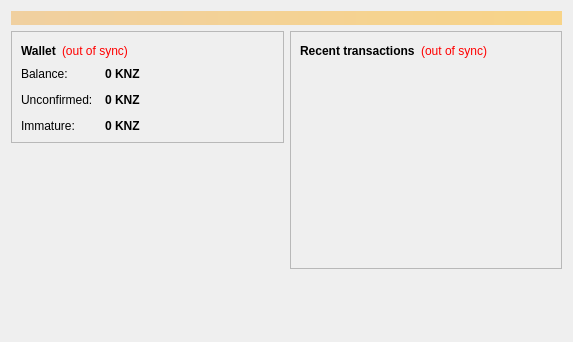
<?xml version="1.0" encoding="UTF-8"?>
<ui version="4.0">
 <class>OverviewPage</class>
 <widget class="QWidget" name="OverviewPage">
  <property name="geometry">
   <rect>
    <x>0</x>
    <y>0</y>
    <width>573</width>
    <height>342</height>
   </rect>
  </property>
  <property name="windowTitle">
   <string>Form</string>
  </property>
  <layout class="QVBoxLayout" name="topLayout">
   <item>
    <widget class="QLabel" name="labelAlerts">
     <property name="visible">
      <bool>false</bool>
     </property>
     <property name="styleSheet">
      <string notr="true">background-color: qlineargradient(x1: 0, y1: 0, x2: 1, y2: 0, stop:0 #F0D0A0, stop:1 #F8D488); color:#000000;</string>
     </property>
     <property name="wordWrap">
      <bool>true</bool>
     </property>
     <property name="margin">
      <number>3</number>
     </property>
    </widget>
   </item>
   <item>
    <layout class="QHBoxLayout" name="horizontalLayout" stretch="1,1">
     <item>
      <layout class="QVBoxLayout" name="verticalLayout_2">
       <item>
        <widget class="QFrame" name="frame">
         <property name="frameShape">
          <enum>QFrame::StyledPanel</enum>
         </property>
         <property name="frameShadow">
          <enum>QFrame::Raised</enum>
         </property>
         <layout class="QVBoxLayout" name="verticalLayout_4">
          <item>
           <layout class="QHBoxLayout" name="horizontalLayout_4">
            <item>
             <widget class="QLabel" name="label_5">
              <property name="font">
               <font>
                <weight>75</weight>
                <bold>true</bold>
               </font>
              </property>
              <property name="text">
               <string>Wallet</string>
              </property>
             </widget>
            </item>
            <item>
             <widget class="QLabel" name="labelWalletStatus">
              <property name="toolTip">
               <string>The displayed information may be out of date. Your wallet automatically synchronizes with the kenzcoin network after a connection is established, but this process has not completed yet.</string>
              </property>
              <property name="styleSheet">
               <string notr="true">QLabel { color: red; }</string>
              </property>
              <property name="text">
               <string notr="true">(out of sync)</string>
              </property>
              <property name="alignment">
               <set>Qt::AlignLeading|Qt::AlignLeft|Qt::AlignVCenter</set>
              </property>
             </widget>
            </item>
            <item>
             <spacer name="horizontalSpacer_2">
              <property name="orientation">
               <enum>Qt::Horizontal</enum>
              </property>
              <property name="sizeHint" stdset="0">
               <size>
                <width>40</width>
                <height>20</height>
               </size>
              </property>
             </spacer>
            </item>
           </layout>
          </item>
          <item>
           <layout class="QFormLayout" name="formLayout_2">
            <property name="fieldGrowthPolicy">
             <enum>QFormLayout::AllNonFixedFieldsGrow</enum>
            </property>
            <property name="horizontalSpacing">
             <number>12</number>
            </property>
            <property name="verticalSpacing">
             <number>12</number>
            </property>
            <item row="0" column="0">
             <widget class="QLabel" name="label">
              <property name="text">
               <string>Balance:</string>
              </property>
             </widget>
            </item>
            <item row="0" column="1">
             <widget class="QLabel" name="labelBalance">
              <property name="font">
               <font>
                <weight>75</weight>
                <bold>true</bold>
               </font>
              </property>
              <property name="cursor">
               <cursorShape>IBeamCursor</cursorShape>
              </property>
              <property name="toolTip">
               <string>Your current balance</string>
              </property>
              <property name="text">
               <string notr="true">0 KNZ</string>
              </property>
              <property name="textInteractionFlags">
               <set>Qt::LinksAccessibleByMouse|Qt::TextSelectableByKeyboard|Qt::TextSelectableByMouse</set>
              </property>
             </widget>
            </item>
            <item row="1" column="0">
             <widget class="QLabel" name="label_3">
              <property name="text">
               <string>Unconfirmed:</string>
              </property>
             </widget>
            </item>
            <item row="1" column="1">
             <widget class="QLabel" name="labelUnconfirmed">
              <property name="font">
               <font>
                <weight>75</weight>
                <bold>true</bold>
               </font>
              </property>
              <property name="cursor">
               <cursorShape>IBeamCursor</cursorShape>
              </property>
              <property name="toolTip">
               <string>Total of transactions that have yet to be confirmed, and do not yet count toward the current balance</string>
              </property>
              <property name="text">
               <string notr="true">0 KNZ</string>
              </property>
              <property name="textInteractionFlags">
               <set>Qt::LinksAccessibleByMouse|Qt::TextSelectableByKeyboard|Qt::TextSelectableByMouse</set>
              </property>
             </widget>
            </item>
            <item row="2" column="0">
             <widget class="QLabel" name="labelImmatureText">
              <property name="text">
               <string>Immature:</string>
              </property>
             </widget>
            </item>
            <item row="2" column="1">
             <widget class="QLabel" name="labelImmature">
              <property name="font">
               <font>
                <weight>75</weight>
                <bold>true</bold>
               </font>
              </property>
              <property name="toolTip">
               <string>Mined balance that has not yet matured</string>
              </property>
              <property name="text">
               <string notr="true">0 KNZ</string>
              </property>
              <property name="textInteractionFlags">
               <set>Qt::LinksAccessibleByMouse|Qt::TextSelectableByKeyboard|Qt::TextSelectableByMouse</set>
              </property>
             </widget>
            </item>
           </layout>
          </item>
         </layout>
        </widget>
       </item>
       <item>
        <spacer name="verticalSpacer">
         <property name="orientation">
          <enum>Qt::Vertical</enum>
         </property>
         <property name="sizeHint" stdset="0">
          <size>
           <width>20</width>
           <height>40</height>
          </size>
         </property>
        </spacer>
       </item>
      </layout>
     </item>
     <item>
      <layout class="QVBoxLayout" name="verticalLayout_3">
       <item>
        <widget class="QFrame" name="frame_2">
         <property name="frameShape">
          <enum>QFrame::StyledPanel</enum>
         </property>
         <property name="frameShadow">
          <enum>QFrame::Raised</enum>
         </property>
         <layout class="QVBoxLayout" name="verticalLayout">
          <item>
           <layout class="QHBoxLayout" name="horizontalLayout_2">
            <item>
             <widget class="QLabel" name="label_4">
              <property name="text">
               <string>&lt;b&gt;Recent transactions&lt;/b&gt;</string>
              </property>
             </widget>
            </item>
            <item>
             <widget class="QLabel" name="labelTransactionsStatus">
              <property name="toolTip">
               <string>The displayed information may be out of date. Your wallet automatically synchronizes with the kenzcoin network after a connection is established, but this process has not completed yet.</string>
              </property>
              <property name="styleSheet">
               <string notr="true">QLabel { color: red; }</string>
              </property>
              <property name="text">
               <string notr="true">(out of sync)</string>
              </property>
              <property name="alignment">
               <set>Qt::AlignRight|Qt::AlignTrailing|Qt::AlignVCenter</set>
              </property>
             </widget>
            </item>
            <item>
             <spacer name="horizontalSpacer">
              <property name="orientation">
               <enum>Qt::Horizontal</enum>
              </property>
              <property name="sizeHint" stdset="0">
               <size>
                <width>40</width>
                <height>20</height>
               </size>
              </property>
             </spacer>
            </item>
           </layout>
          </item>
          <item>
           <widget class="QListView" name="listTransactions">
            <property name="styleSheet">
             <string notr="true">QListView { background: transparent; }</string>
            </property>
            <property name="frameShape">
             <enum>QFrame::NoFrame</enum>
            </property>
            <property name="verticalScrollBarPolicy">
             <enum>Qt::ScrollBarAlwaysOff</enum>
            </property>
            <property name="horizontalScrollBarPolicy">
             <enum>Qt::ScrollBarAlwaysOff</enum>
            </property>
            <property name="selectionMode">
             <enum>QAbstractItemView::NoSelection</enum>
            </property>
           </widget>
          </item>
         </layout>
        </widget>
       </item>
       <item>
        <spacer name="verticalSpacer_2">
         <property name="orientation">
          <enum>Qt::Vertical</enum>
         </property>
         <property name="sizeHint" stdset="0">
          <size>
           <width>20</width>
           <height>40</height>
          </size>
         </property>
        </spacer>
       </item>
      </layout>
     </item>
    </layout>
   </item>
  </layout>
 </widget>
 <resources/>
 <connections/>
</ui>
